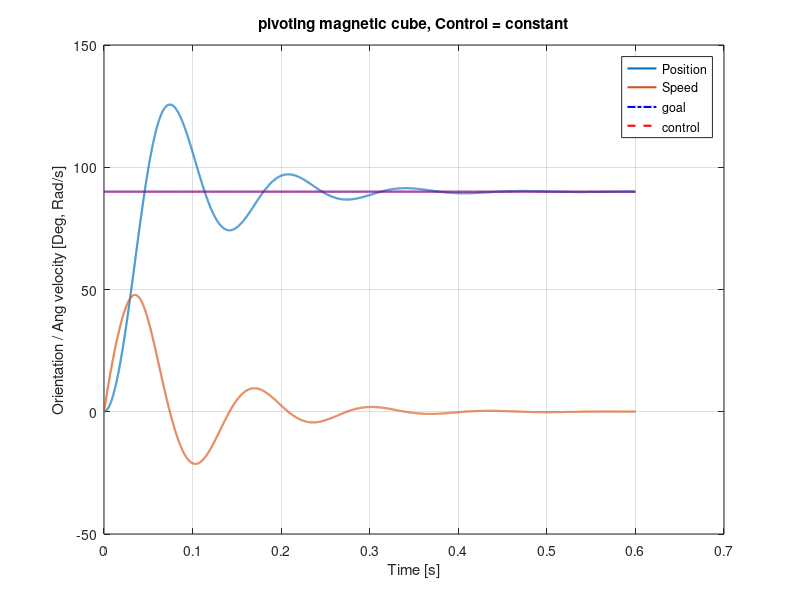
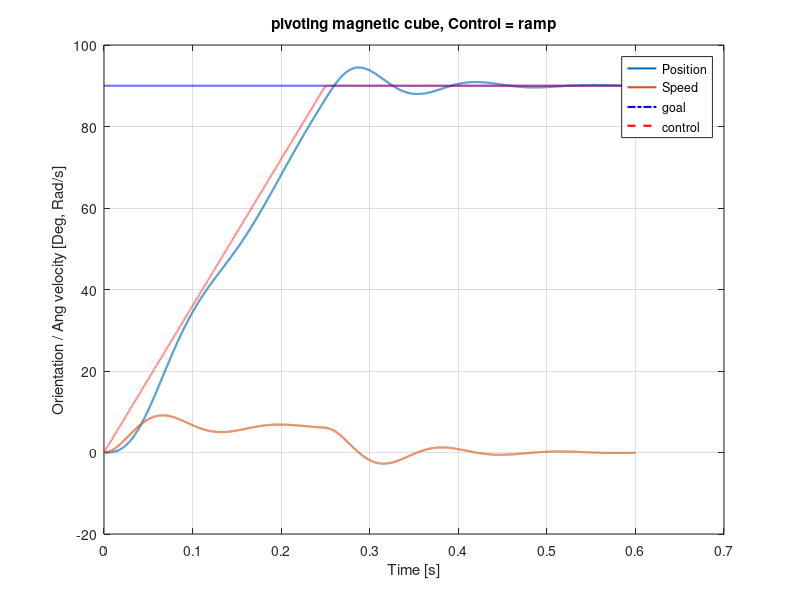
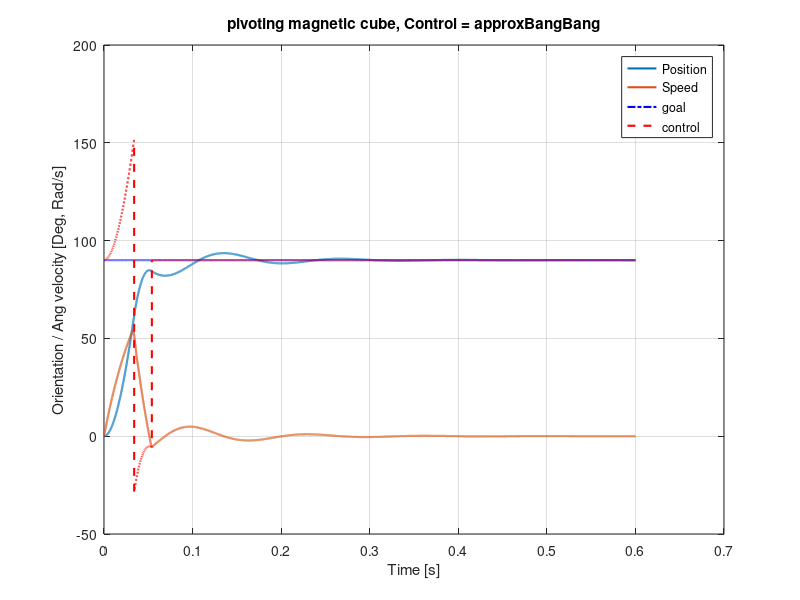
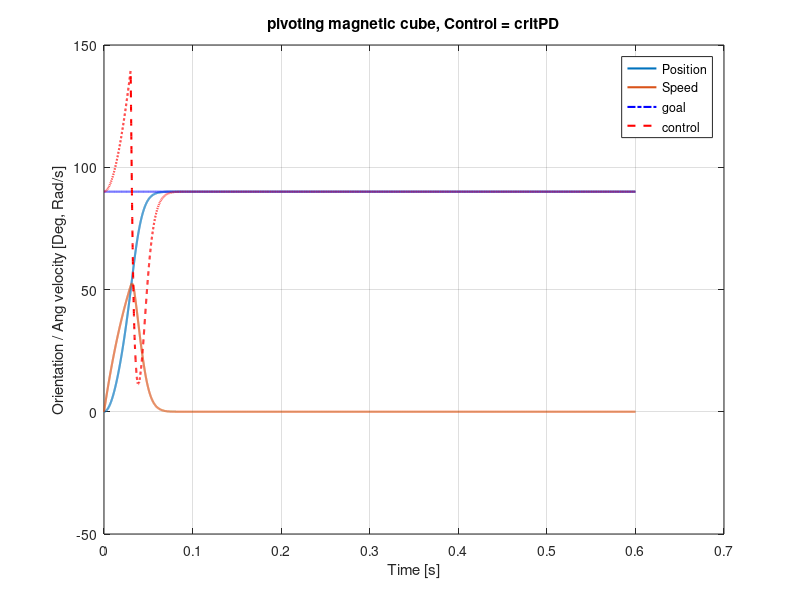

These figures' MATLAB source, in order:
function optimalOrientationControlMagneticPoly()
% given a polyomino made of magnet cubes, we want to orient it to a new
% direction as fast as possible.  What is the sequence of magnetic inputs
% we should use?  Currently we tried
% (1) setting the magnetic field to the desired orientation
% (2) using a 'bang-bang' control on magnetic orientation to ramp up the
% angular velocity and then ramp it down to stop at the goal.
% (3) linearly interpolate the magnetic orientation.
% of these, (2) was especially bad because torque =
% mu*beta*sin(MagOrientation - MagnetOrientation).  beta is the magnetic
% moment of one cube, so a device composed of n cubes has torque
% n*mu*beta*sin(MagOrientation - MagnetOrientation)
% Assume that friction is proportional to angular speed.
%
% The inertia of a cuboid is 1/12*mass*(length^2 + width^2) about a
% vertical axis passing through the cuboid's center of mass.
%
% Our cube rotates around one edge.
% By the Parallel Axis theorem, https://en.wikipedia.org/wiki/Parallel_axis_theorem
% Inertia_end = Inertia_centerOfMass + m*d^2, where d is the perpendicular
% distance between axes z and z'.
% Since we are turning about an edge, d = length/2, 
% so mass*d^2 = mass*length^2/4
% Inertia_end = 1/12*mass*(length^2 + width^2) + 1/4*mass*(length^2)
% Inertia_end = 1/4*mass*(length^2+ 1/3*length^2 + 1/3*width^2)
% Inertia_end = 1/4*mass*(4/3*length^2 + 1/3*width^2)

%d/dt  MagnetOrientation = MagnetOrientationVelocity
%d/dt MagnetOrientationVelocity = n*mu*beta*sin(MagOrientation - MagnetOrientation) -
%
%  Aaron Becker, December 2022

T = 0:0.00005:0.6;  % simulation time in seconds.
S = [0 0];  %initial state: [angular_position, angular_velocity]
G = [pi/2 0];  %goal state [angle (rad), angularVelocity (rad/s)]: 90 deg, no velocity.
numCubes = 1;
% controls = {['critPD' ...  '']};
controls = {'constant','ramp','approxBangBang','critPD','highGainPD'};
for j = 1:numel(controls)
    utype = controls{j};
    [t, y] = ode45(@(t,y) odefunMagnetCube(t,y,numCubes,G,utype), T, S);

    % plot the results
    figure(j); clf
    plot(t,y.*[180/pi,1],'linewidth',1.5)
    ylabel('Orientation / Ang velocity [Deg, Rad/s]')
    hold on
    us = zeros(size(t));
    for i = 1:numel(t)
        us(i) = setControl(y(i,:),G(1),t(i),utype);
    end
    % plot the Goal
    plot(t,G(1)*ones(size(t))*180/pi,'b-.','linewidth',1.5)
    % plot the Control
    plot(t,us*180/pi,'r--','linewidth',1.5)
    legend({'Position', 'Speed','goal','control'},'location','best');
    xlabel('Time [s]')
    title(['pivoting magnetic cube, Control = ',utype]);
    grid on
end
    function u= setControl(y,goalAng,t,utype)
        if strcmp(utype, 'constant')
            u = constControl(y,goalAng,t);
        elseif strcmp(utype, 'ramp')
            u = rampControl(y,goalAng,t);
        elseif strcmp(utype, 'approxBangBang')
            u = approxBangBangControl(y,goalAng,t);
        elseif strcmp(utype, 'critPD')
            u = critPDControl(y,goalAng,t);
        elseif strcmp(utype, 'highGainPD')
            u = highGainPDControl(y,goalAng,t);
        end
    end

    function outAng = ClipPlusMinusHalfPi(curang, inAng)
       outAng = max( min(inAng,curang+pi/2 ),curang-pi/2);
    end

function u = highGainPDControl(y,goalAng,t)
        ang = y(1);
        Kp = 50;
        Kd = 0.44;   
       
        propElement = Kp*(goalAng-ang);
        %feedforward term + clipped Kp -  Kd
        u = ClipPlusMinusHalfPi(ang, goalAng + propElement- Kd*y(2)); % + ClipPlusMinusHalfPi(ang,propElement) - Kd*y(2)  ;
       
    end


    function u = critPDControl(y,goalAng,t)
        ang = y(1);
        Kp = 10;
        Kd = 0.12;   
        %For Kp =2, Kd 0.055 is slightly underdamped. 0.057 is overdamped
        %For Kp =1, Kd 0.01 is underdamped. 0.04 is slightly underdamped. 0.05 is overdamped
        propElement = Kp*(goalAng-ang);
        %feedforward term + clipped Kp -  Kd
        u = ClipPlusMinusHalfPi(ang, goalAng + propElement- Kd*y(2)); % + ClipPlusMinusHalfPi(ang,propElement) - Kd*y(2)  ;
       
    end


    function u = approxBangBangControl(y,goalAng,t)
        ang = y(1);
        if t > 0.054         % critical time (stop applying bang bang)
            u = goalAng;           %                 overshoot  ans    undershoot
        elseif ang < goalAng-0.497  %critical angle   [0.045,0.48 0.495,0.497,0.4972 ans,0.4975,0.498 , 0.05]
            u = ang+pi/2;
        else
            u = ang-pi/2;
        end
    end


    function u = constControl(y,goalAng,t)
        u = goalAng;
    end

    function u = rampControl(y,goalAng,t)
        finalTime = 0.25;
        if t<finalTime
            u = t/finalTime*goalAng;
        else
            u = goalAng;
        end
    end


    function dydt = odefunMagnetCube(t,y,numCubes,G, utype)
        % Ordinary Differential Equation function for a cube-chain of
        % length numCubes, with control type utype at time t, and goal
        % angle G.
        %y = [angular_position, angular_velocity]
        length = 0.01; % meters = 10 millimeter  (cube length)
        width = 0.01; %  meters = 10 millimeter   (cube width)
        mubeta = 1; %strength of magnetic field * strength of cube dipole
        mass = 10; %grams
        Inertia = 1/4*mass*(4/3*(numCubes*length)^2 + 1/3*width^2) ;
        b = 0.01; %friction
        u = setControl(y,G(1),t,utype);
        angAcc = 1/Inertia*(  numCubes*mubeta*sin(u - y(1)) - b*y(2)  );
        dydt = [y(2); angAcc];
    end


end
